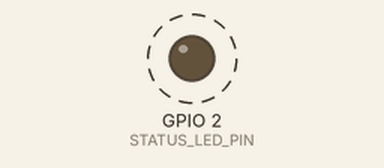
Simulated run of this sketch. Board: ESP32. Shown: output pins drawn as LEDs (lit = HIGH). Dashed ring = blinking. Pins used as bus, display or sensor lines are not drawn; what the sketch prints to the serial monitor is not drawn.

Above: at 1.0 s.
Timing chart, 0 to 4.7 s (numbered marks = the images above):
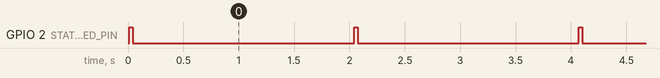

Measured:
- by itself, GPIO 2 (STATUS_LED_PIN): alternates HIGH for 0.03 s and LOW for 2.0 s

The sketch:

firmware.ino
```cpp
// CyberTube Lab 18 Firmware: Sub-GHz OOK Transmitter & Pulse Train Generator
// Target: ESP32 DevKit V1 (ESP-WROOM-32)
// Safety Invariant: Strictly <= 3.3V DC logic bounds. Zero mains AC.

#include <Arduino.h>

#define TX_PULSE_PIN 4
#define STATUS_LED_PIN 2

// 24-bit fixed security preamble + rolling payload
const uint32_t FIXED_PREAMBLE = 0xA5B6C7;

void transmit_ook_pulse(bool bit) {
  if (bit) {
    // 1-bit: 700us HIGH, 300us LOW
    digitalWrite(TX_PULSE_PIN, HIGH);
    delayMicroseconds(700);
    digitalWrite(TX_PULSE_PIN, LOW);
    delayMicroseconds(300);
  } else {
    // 0-bit: 300us HIGH, 700us LOW
    digitalWrite(TX_PULSE_PIN, HIGH);
    delayMicroseconds(300);
    digitalWrite(TX_PULSE_PIN, LOW);
    delayMicroseconds(700);
  }
}

void setup() {
  Serial.begin(115200);
  while (!Serial && millis() < 2000);

  pinMode(TX_PULSE_PIN, OUTPUT);
  pinMode(STATUS_LED_PIN, OUTPUT);
  digitalWrite(TX_PULSE_PIN, LOW);

  Serial.println("=================================================");
  Serial.println("[CYBERTUBE] Module 18: OOK RF Signal Generator");
  Serial.println("[RADIO] Output: GPIO 4 to 433.92MHz ASK/OOK Module (3.3V)");
  Serial.println("=================================================");
}

void loop() {
  digitalWrite(STATUS_LED_PIN, HIGH);
  Serial.println("[RF-TX] Transmitting OOK packet frame...");

  // Preamble sync
  for (int i = 0; i < 4; i++) transmit_ook_pulse(true);

  // Data payload
  for (int i = 23; i >= 0; i--) {
    bool bit = (FIXED_PREAMBLE >> i) & 1;
    transmit_ook_pulse(bit);
  }

  digitalWrite(STATUS_LED_PIN, LOW);
  delay(2000); // Wait 2s between bursts
}
```
